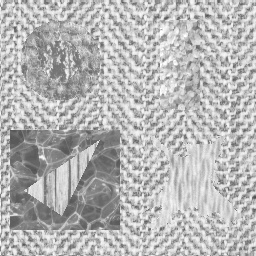
#> input picture project/img.png, 256 x 256 px
$ python -i linear_filters_new.py   (imports and definitions only)   (older library calls are emulated)
#> lines starting #> are read from the running program, lines starting #| are printed output that depends on the picture
#> further down, picture is the input picture: shape (256, 256, 3); min 76, max 255, mean 181.8
import cv2
import numpy as np

"""Các bộ lọc thông thấp xóa nhiễu"""

def mean_filter(image, kernel_size=3):
    """
    Lọc thông thấp bằng mask lọc trung bình.
    :param image: Ảnh đầu vào (mảng numpy 2D hoặc 3D).
    :param kernel_size: Kích thước kernel (mặc định là 3x3).
    :return: Ảnh đã được lọc.
    """
    return cv2.blur(image, (kernel_size, kernel_size))


def gaussian_filter(image, kernel_size=3, sigma=1.0):
    """
    Lọc thông thấp bằng mask lọc Gauss.
    :param image: Ảnh đầu vào (mảng numpy 2D hoặc 3D).
    :param kernel_size: Kích thước kernel (mặc định là 3x3).
    :param sigma: Độ lệch chuẩn của phân phối Gauss (mặc định là 1.0).
    :return: Ảnh đã được lọc.
    """
    return cv2.GaussianBlur(image, (kernel_size, kernel_size), sigmaX=sigma, sigmaY=sigma)


"""Bộ lọc thông cao (Smothing làm sắc nét)"""

def high_pass_filter(image):
    """
    Lọc thông cao (high-pass filter).
    :param image: Ảnh đầu vào (mảng numpy 2D hoặc 3D).
    :return: Ảnh đã được lọc thông cao.
    """
    kernel = np.array([[-1, -1, -1],
                       [-1, 8, -1],
                       [-1, -1, -1]])
    return cv2.filter2D(image, -1, kernel)


"""Lọc đạo hàm"""

def sobel_filter(image, axis=2):
    """
    Lọc đạo hàm Sobel để phát hiện biên.
    :param image: Ảnh đầu vào (mảng numpy 2D hoặc 3D).
    :param axis: Trục đạo hàm (0: X-direction, 1: Y-direction, 2: Combined X and Y).
    :return: Ảnh đã áp dụng Sobel filter.
    """
#> called with axis = 2
    if axis == 0:
        return cv2.Sobel(image, cv2.CV_64F, 1, 0, ksize=3)  # Sobel X
    elif axis == 1:
        return cv2.Sobel(image, cv2.CV_64F, 0, 1, ksize=3)  # Sobel Y
    elif axis == 2:
        sobel_x = cv2.Sobel(image, cv2.CV_64F, 1, 0, ksize=3)
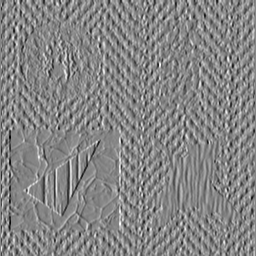
#> sobel_x: shape (256, 256, 3) float64; min -579, max 528, mean 0; drawn with min black and max white
        sobel_y = cv2.Sobel(image, cv2.CV_64F, 0, 1, ksize=3)
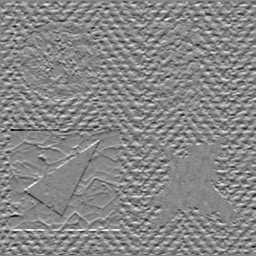
#> sobel_y: shape (256, 256, 3) float64; min -571, max 506, mean -0.2; drawn with min black and max white
        sobel_combined = np.sqrt(sobel_x**2 + sobel_y**2)
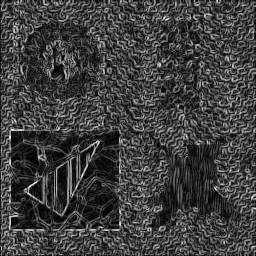
#> sobel_combined: shape (256, 256, 3) float64; min 0, max 579.4, mean 144.1; drawn with min black and max white
        return np.clip(sobel_combined, 0, 255).astype(np.uint8)
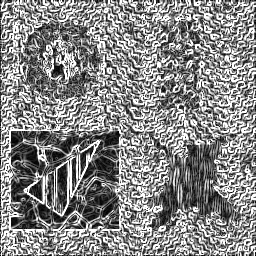
#> returned value: shape (256, 256, 3); min 0, max 255, mean 135.7
    else:
        raise ValueError("Axis must be 0 (X), 1 (Y), or 2 (Combined).")


def laplace_filter(image):
    """
    Lọc đạo hàm Laplace để phát hiện biên.
    :param image: Ảnh đầu vào (mảng numpy 2D hoặc 3D).
    :return: Ảnh đã áp dụng Laplace filter.
    """
    return cv2.Laplacian(image, cv2.CV_64F, ksize=3)

>>> import cv2
>>> picture = cv2.imread('img.png')
>>> result = sobel_filter(picture)
